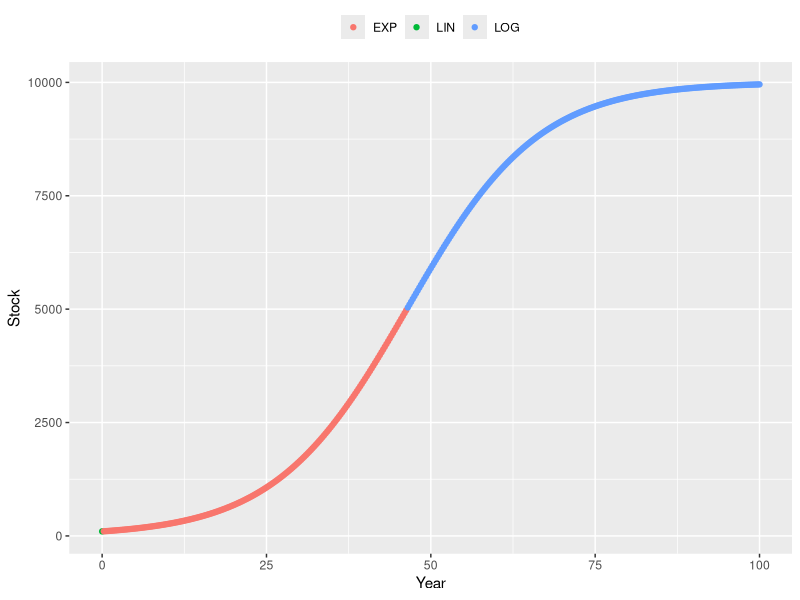

Recreate this plot in R.
library(deSolve)
library(ggplot2)
require(gridExtra)

derivn<-function(voi,time){
  c(0.0,diff(voi)/diff(time))
}

abm<-function(v){
  ifelse(v==0.0,"LIN",
         ifelse(v<0,"LOG","EXP"))
}

START<-0; FINISH<-100; STEP<-0.25

simtime <- seq(START, FINISH, by=STEP)
stocks  <- c(sStock=100)
auxs    <- c(aCapacity=10000, aRef.Availability=1, aRef.GrowthRate=0.10)

model <- function(time, stocks, auxs){
  with(as.list(c(stocks, auxs)),{ 
    aAvailability <- 1 - sStock / aCapacity
    aEffect <- aAvailability / aRef.Availability
    aGrowth.Rate <- aRef.GrowthRate * aEffect
    
    fNet.Flow <- sStock * aGrowth.Rate
    
    d_sStock_dt  <- fNet.Flow
  
    return (list(c(d_sStock_dt),
                 NetFlow=fNet.Flow,
                 GrowthRate=aGrowth.Rate,
                 Effect=aEffect, 
                 Availability=aAvailability))   
  })
}


o<-data.frame(ode(y=stocks, times=simtime, func = model, 
                       parms=auxs, method="euler"))

o$abm<-derivn(abs(o$NetFlow),o$time)

o$bmode<-abm(o$abm)


p1<-ggplot()+
  geom_point(data=o,aes(time,o$sStock,colour=o$bmode))+
  ylab("Stock")+
  xlab("Year") +
  guides(color=guide_legend(title=NULL))+
  theme(legend.position="top")
